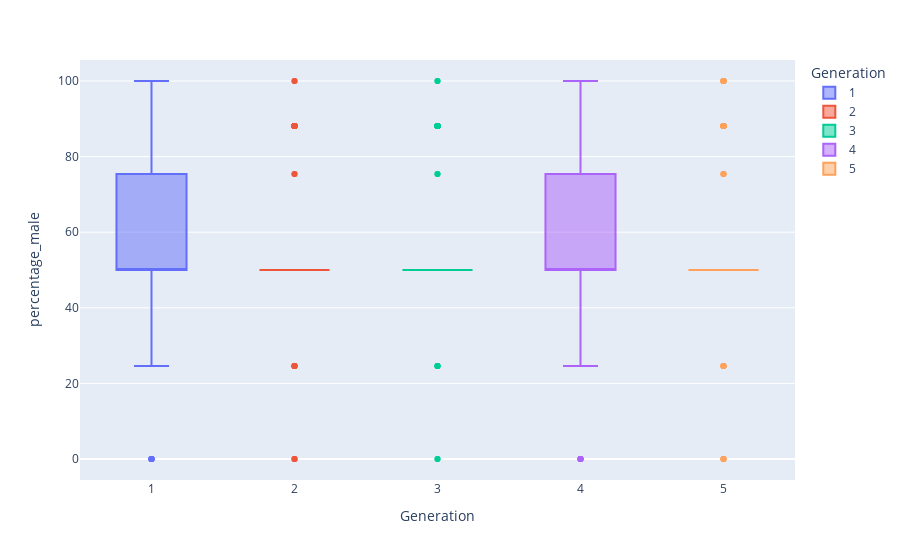

Write notebook code for a chart like this one.
### Markdown cell above
## Making some exploratory plots, specifically looking at percent_male

### Code cell
fig=px.box(pokemon, x="Generation", y="percentage_male",
           hover_name="Name", color="Generation")

fig.show()

### Figure 1 — Plotly figure (JSON) as saved in the notebook; plotly's stock layout.template omitted (floating-point values rounded to 4 significant figures; data arrays with more than 128 entries replaced by an {"elided": "..."} marker saying what was removed)
{"data": [{"alignmentgroup": "True", "hovertemplate": "<b>%{hovertext}</b><br><br>Generation=%{x}<br>percentage_male=%{y}<extra></extra>", "hovertext": {"elided": "151 str values"}, "legendgroup": "1", "marker": {"color": "#636efa"}, "name": "1", "notched": false, "offsetgroup": "1", "orientation": "v", "showlegend": true, "type": "box", "x": {"elided": "151 int values"}, "x0": " ", "xaxis": "x", "y": {"elided": "151 float values"}, "y0": " ", "yaxis": "y"}, {"alignmentgroup": "True", "hovertemplate": "<b>%{hovertext}</b><br><br>Generation=%{x}<br>percentage_male=%{y}<extra></extra>", "hovertext": ["Chikorita", "Bayleef", "Meganium", "Cyndaquil", "Quilava", "Typhlosion", "Totodile", "Croconaw", "Feraligatr", "Sentret", "Furret", "Hoothoot", "Noctowl", "Ledyba", "Ledian", "Spinarak", "Ariados", "Crobat", "Chinchou", "Lanturn", "Pichu", "Cleffa", "Igglybuff", "Togepi", "Togetic", "Natu", "Xatu", "Mareep", "Flaaffy", "Ampharos", "Bellossom", "Marill", "Azumarill", "Sudowoodo", "Politoed", "Hoppip", "Skiploom", "Jumpluff", "Aipom", "Sunkern", "Sunflora", "Yanma", "Wooper", "Quagsire", "Espeon", "Umbreon", "Murkrow", "Slowking", "Misdreavus", "Unown", "Wobbuffet", "Girafarig", "Pineco", "Forretress", "Dunsparce", "Gligar", "Steelix", "Snubbull", "Granbull", "Qwilfish", "Scizor", "Shuckle", "Heracross", "Sneasel", "Teddiursa", "Ursaring", "Slugma", "Magcargo", "Swinub", "Piloswine", "Corsola", "Remoraid", "Octillery", "Delibird", "Mantine", "Skarmory", "Houndour", "Houndoom", "Kingdra", "Phanpy", "Donphan", "Porygon2", "Stantler", "Smeargle", "Tyrogue", "Hitmontop", "Smoochum", "Elekid", "Magby", "Miltank", "Blissey", "Raikou", "Entei", "Suicune", "Larvitar", "Pupitar", "Tyranitar", "Lugia", "Ho-Oh", "Celebi"], "legendgroup": "2", "marker": {"color": "#EF553B"}, "name": "2", "notched": false, "offsetgroup": "2", "orientation": "v", "showlegend": true, "type": "box", "x": [2, 2, 2, 2, 2, 2, 2, 2, 2, 2, 2, 2, 2, 2, 2, 2, 2, 2, 2, 2, 2, 2, 2, 2, 2, 2, 2, 2, 2, 2, 2, 2, 2, 2, 2, 2, 2, 2, 2, 2, 2, 2, 2, 2, 2, 2, 2, 2, 2, 2, 2, 2, 2, 2, 2, 2, 2, 2, 2, 2, 2, 2, 2, 2, 2, 2, 2, 2, 2, 2, 2, 2, 2, 2, 2, 2, 2, 2, 2, 2, 2, 2, 2, 2, 2, 2, 2, 2, 2, 2, 2, 2, 2, 2, 2, 2, 2, 2, 2, 2], "x0": " ", "xaxis": "x", "y": [88.1, 88.1, 88.1, 88.1, 88.1, 88.1, 88.1, 88.1, 88.1, 50, 50, 50, 50, 50, 50, 50, 50, 50, 50, 50, 50, 24.6, 24.6, 88.1, 88.1, 50, 50, 50, 50, 50, 50, 50, 50, 50, 50, 50, 50, 50, 50, 50, 50, 50, 50, 50, 88.1, 88.1, 50, 50, 50, null, 50, 50, 50, 50, 50, 50, 50, 24.6, 24.6, 50, 50, 50, 50, 50, 50, 50, 50, 50, 50, 50, 24.6, 50, 50, 50, 50, 50, 50, 50, 50, 50, 50, null, 50, 50, 100, 100, 0, 75.4, 75.4, 0, 0, null, null, null, 50, 50, 50, null, null, null], "y0": " ", "yaxis": "y"}, {"alignmentgroup": "True", "hovertemplate": "<b>%{hovertext}</b><br><br>Generation=%{x}<br>percentage_male=%{y}<extra></extra>", "hovertext": {"elided": "135 str values"}, "legendgroup": "3", "marker": {"color": "#00cc96"}, "name": "3", "notched": false, "offsetgroup": "3", "orientation": "v", "showlegend": true, "type": "box", "x": {"elided": "135 int values"}, "x0": " ", "xaxis": "x", "y": {"elided": "135 float values"}, "y0": " ", "yaxis": "y"}, {"alignmentgroup": "True", "hovertemplate": "<b>%{hovertext}</b><br><br>Generation=%{x}<br>percentage_male=%{y}<extra></extra>", "hovertext": ["Turtwig", "Grotle", "Torterra", "Chimchar", "Monferno", "Infernape", "Piplup", "Prinplup", "Empoleon", "Starly", "Staravia", "Staraptor", "Bidoof", "Bibarel", "Kricketot", "Kricketune", "Shinx", "Luxio", "Luxray", "Budew", "Roserade", "Cranidos", "Rampardos", "Shieldon", "Bastiodon", "Burmy", "Wormadam", "Mothim", "Combee", "Vespiquen", "Pachirisu", "Buizel", "Floatzel", "Cherubi", "Cherrim", "Shellos", "Gastrodon", "Ambipom", "Drifloon", "Drifblim", "Buneary", "Lopunny", "Mismagius", "Honchkrow", "Glameow", "Purugly", "Chingling", "Stunky", "Skuntank", "Bronzor", "Bronzong", "Bonsly", "Mime", "Happiny", "Chatot", "Spiritomb", "Gible", "Gabite", "Garchomp", "Munchlax", "Riolu", "Lucario", "Hippopotas", "Hippowdon", "Skorupi", "Drapion", "Croagunk", "Toxicroak", "Carnivine", "Finneon", "Lumineon", "Mantyke", "Snover", "Abomasnow", "Weavile", "Magnezone", "Lickilicky", "Rhyperior", "Tangrowth", "Electivire", "Magmortar", "Togekiss", "Yanmega", "Leafeon", "Glaceon", "Gliscor", "Mamoswine", "Porygon-Z", "Gallade", "Probopass", "Dusknoir", "Froslass", "Rotom", "Uxie", "Mesprit", "Azelf", "Dialga", "Palkia", "Heatran", "Regigigas", "Giratina", "Cresselia", "Phione", "Manaphy", "Darkrai", "Shaymin", "Arceus"], "legendgroup": "4", "marker": {"color": "#ab63fa"}, "name": "4", "notched": false, "offsetgroup": "4", "orientation": "v", "showlegend": true, "type": "box", "x": [4, 4, 4, 4, 4, 4, 4, 4, 4, 4, 4, 4, 4, 4, 4, 4, 4, 4, 4, 4, 4, 4, 4, 4, 4, 4, 4, 4, 4, 4, 4, 4, 4, 4, 4, 4, 4, 4, 4, 4, 4, 4, 4, 4, 4, 4, 4, 4, 4, 4, 4, 4, 4, 4, 4, 4, 4, 4, 4, 4, 4, 4, 4, 4, 4, 4, 4, 4, 4, 4, 4, 4, 4, 4, 4, 4, 4, 4, 4, 4, 4, 4, 4, 4, 4, 4, 4, 4, 4, 4, 4, 4, 4, 4, 4, 4, 4, 4, 4, 4, 4, 4, 4, 4, 4, 4, 4], "x0": " ", "xaxis": "x", "y": [88.1, 88.1, 88.1, 88.1, 88.1, 88.1, 88.1, 88.1, 88.1, 50, 50, 50, 50, 50, 50, 50, 50, 50, 50, 50, 50, 88.1, 88.1, 88.1, 88.1, 50, 0, 100, 88.1, 0, 50, 50, 50, 50, 50, 50, 50, 50, 50, 50, 50, 50, 50, 50, 24.6, 24.6, 50, 50, 50, null, null, 50, 50, 0, 50, 50, 50, 50, 50, 88.1, 88.1, 88.1, 50, 50, 50, 50, 50, 50, 50, 50, 50, 50, 50, 50, 50, null, 50, 50, 50, 75.4, 75.4, 88.1, 50, 88.1, 88.1, 50, 50, null, 100, 50, 50, 0, null, null, null, null, null, null, 50, null, null, 0, null, null, null, null, null], "y0": " ", "yaxis": "y"}, {"alignmentgroup": "True", "hovertemplate": "<b>%{hovertext}</b><br><br>Generation=%{x}<br>percentage_male=%{y}<extra></extra>", "hovertext": {"elided": "156 str values"}, "legendgroup": "5", "marker": {"color": "#FFA15A"}, "name": "5", "notched": false, "offsetgroup": "5", "orientation": "v", "showlegend": true, "type": "box", "x": {"elided": "156 int values"}, "x0": " ", "xaxis": "x", "y": {"elided": "156 float values"}, "y0": " ", "yaxis": "y"}], "layout": {"boxmode": "overlay", "legend": {"title": {"text": "Generation"}, "tracegroupgap": 0}, "margin": {"t": 60}, "xaxis": {"anchor": "y", "categoryarray": [1, 2, 3, 4, 5], "categoryorder": "array", "domain": [0, 1], "title": {"text": "Generation"}}, "yaxis": {"anchor": "x", "domain": [0, 1], "title": {"text": "percentage_male"}}}}
